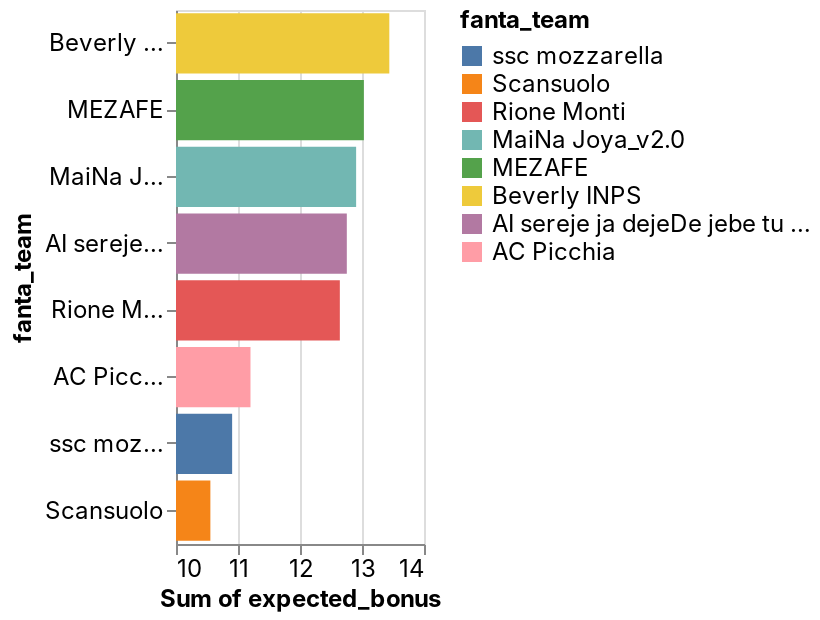

The code cell stored with this chart in its notebook:
### Code cell
_deepnote_run_altair(predictions, """{"$schema":"https://vega.github.io/schema/vega-lite/v4.json","mark":{"type":"bar","tooltip":{"content":"data"}},"height":220,"autosize":{"type":"fit"},"data":{"name":"placeholder"},"encoding":{"x":{"field":"expected_bonus","type":"quantitative","sort":null,"scale":{"type":"linear","zero":false},"aggregate":"sum"},"y":{"field":"fanta_team","type":"nominal","sort":{"order":"descending","encoding":"x"},"scale":{"type":"linear","zero":true}},"color":{"field":"fanta_team","type":"nominal","sort":null,"scale":{"type":"linear","zero":false}}}}""")

### Figure 1 — Vega-Lite specification as saved in the notebook (floating-point values rounded to 4 significant figures; data arrays with more than 128 entries replaced by an {"elided": "..."} marker saying what was removed)
{"config": {"view": {"continuousWidth": 400, "continuousHeight": 300}, "area": {"fill": "#51C0E9"}, "axis": {"labelFont": "Inter, sans-serif", "labelFontSize": 12, "labelFontWeight": "normal", "labelLimit": 60, "labelOverlap": "greedy", "titleFont": "Inter, sans-serif", "titleFontSize": 12, "titleFontWeight": "bold"}, "background": "#ffffff", "legend": {"labelFont": "Inter, sans-serif", "labelFontSize": 12, "titleFont": "Inter, sans-serif", "titleFontSize": 12, "titleFontWeight": "bold"}, "line": {"stroke": "#51C0E9", "strokeWidth": 2}, "rect": {"fill": "#51C0E9"}, "title": {"anchor": "start", "color": "#000000", "font": "Inter, sans-serif", "fontSize": 22, "fontWeight": "normal"}}, "data": {"name": "data-00cdebcb5b06dde46cc6875e7b3f1d61"}, "mark": {"type": "bar", "tooltip": {"content": "data"}}, "autosize": {"type": "fit"}, "encoding": {"color": {"type": "nominal", "field": "fanta_team", "scale": {"type": "linear", "zero": false}, "sort": null}, "x": {"type": "quantitative", "aggregate": "sum", "field": "expected_bonus", "scale": {"type": "linear", "zero": false}, "sort": null}, "y": {"type": "nominal", "field": "fanta_team", "scale": {"type": "linear", "zero": true}, "sort": {"encoding": "x", "order": "descending"}}}, "height": 300, "width": "container", "$schema": "https://vega.github.io/schema/vega-lite/v4.json", "datasets": {"data-00cdebcb5b06dde46cc6875e7b3f1d61": {"elided": "166 records"}}}
